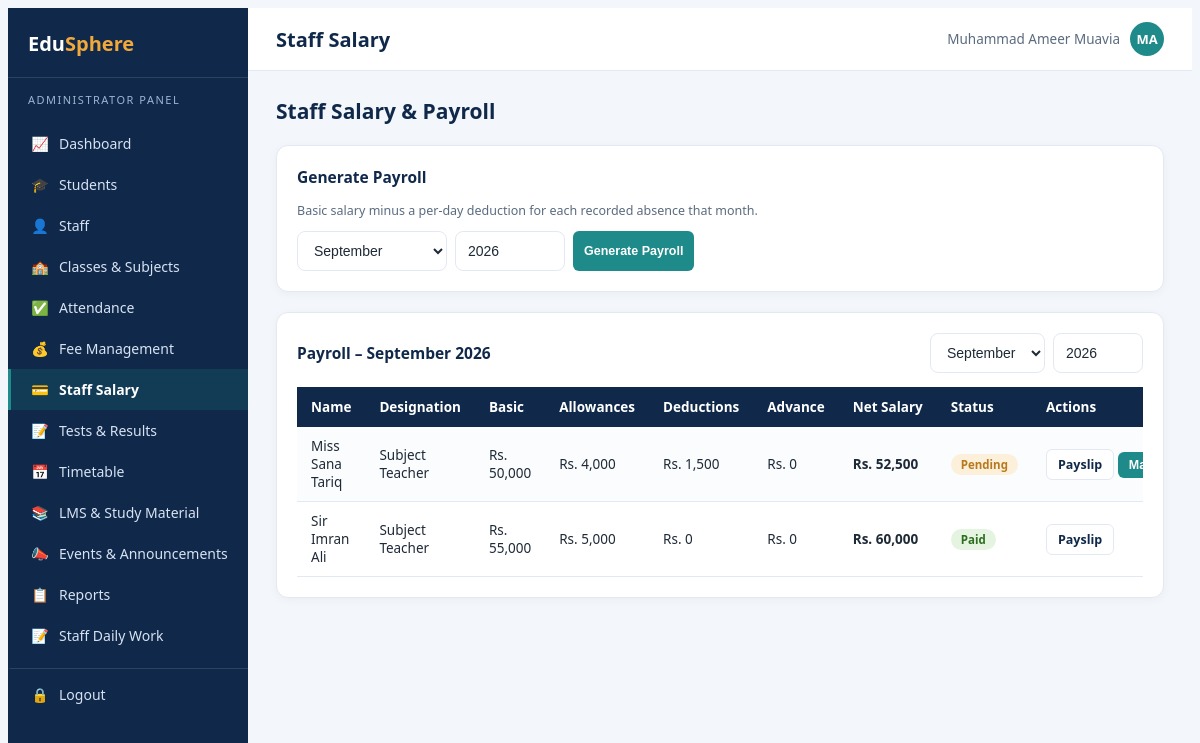
The app's page /accountant/payroll.php?month=9 (signed in) with its own data.
### tables this page shows
CREATE TABLE payroll (
    id INT PRIMARY KEY AUTO_INCREMENT,
    staff_id INT NOT NULL,
    month INT NOT NULL,
    year INT NOT NULL,
    basic DECIMAL(10,2) NOT NULL,
    allowances DECIMAL(10,2) DEFAULT 0,
    deductions DECIMAL(10,2) DEFAULT 0,
    advance DECIMAL(10,2) DEFAULT 0,
    net_salary DECIMAL(10,2) NOT NULL,
    status ENUM('Pending','Paid') DEFAULT 'Pending',
    paid_date DATE DEFAULT NULL,
    UNIQUE KEY uq_payroll (staff_id, month, year),
    FOREIGN KEY (staff_id) REFERENCES staff(id) ON DELETE CASCADE
);

CREATE TABLE users (
    id INT PRIMARY KEY AUTO_INCREMENT,
    name VARCHAR(100) NOT NULL,
    email VARCHAR(100) NOT NULL UNIQUE,
    password VARCHAR(255) NOT NULL,
    role_id INT NOT NULL,
    phone VARCHAR(20),
    photo VARCHAR(255) DEFAULT NULL,
    status ENUM('active','inactive') DEFAULT 'active',
    created_at TIMESTAMP DEFAULT CURRENT_TIMESTAMP,
    FOREIGN KEY (role_id) REFERENCES roles(id)
);

CREATE TABLE staff (
    id INT PRIMARY KEY AUTO_INCREMENT,
    user_id INT NOT NULL,
    designation VARCHAR(60) NOT NULL,
    department VARCHAR(60),
    basic_salary DECIMAL(10,2) DEFAULT 0,
    joining_date DATE DEFAULT (CURRENT_DATE),
    FOREIGN KEY (user_id) REFERENCES users(id) ON DELETE CASCADE
);

### config/functions.php (called while the page is built, shortened)
<?php
function e($str) {
    return htmlspecialchars($str ?? '', ENT_QUOTES, 'UTF-8');
}
function fmt_money($amount) {
    return 'Rs. ' . number_format((float)$amount, 0);
}
function month_name($m) {
    return date('F', mktime(0, 0, 0, (int)$m, 1));
}

### accountant/payroll.php (the view, shortened to what this page needs)
<?php
require_once '../config/db.php';
require_once '../config/functions.php';
$month = (int)($_GET['month'] ?? date('n'));
$year = (int)($_GET['year'] ?? date('Y'));
$rows = $conn->query("SELECT p.*, u.name, st.designation FROM payroll p
    JOIN staff st ON p.staff_id=st.id JOIN users u ON st.user_id=u.id
    WHERE p.month=$month AND p.year=$year ORDER BY u.name");
include '../includes/header.php';
?>
<div class="page-head"><h2>Staff Salary &amp; Payroll</h2></div>
<div class="card" style="margin-bottom:20px;">
    <div class="card-title">Generate Payroll</div>
    <p class="muted" style="font-size:12.5px;margin-bottom:12px;">Basic salary minus a per-day deduction for each recorded absence that month.</p>
    <form method="post" style="display:flex;gap:8px;flex-wrap:wrap;">
        <select class="form-control" name="gen_month" style="max-width:150px;">
            <?php for ($m=1;$m<=12;$m++): ?><option value="<?= $m ?>" <?= $m==$month?'selected':'' ?>><?= month_name($m) ?></option><?php endfor; ?>
        </select>
        <input class="form-control" type="number" name="gen_year" value="<?= $year ?>" style="max-width:110px;">
        <button class="btn btn-teal btn-sm">Generate Payroll</button>
    </form>
</div>
<div class="card">
    <div class="page-head" style="margin-bottom:14px;">
        <div class="card-title" style="margin:0;">Payroll &ndash; <?= month_name($month) ?> <?= $year ?></div>
        <form method="get" style="display:flex;gap:8px;">
            <select class="form-control btn-sm" name="month" onchange="this.form.submit()">
                <?php for ($m=1;$m<=12;$m++): ?><option value="<?= $m ?>" <?= $m==$month?'selected':'' ?>><?= month_name($m) ?></option><?php endfor; ?>
            </select>
            <input class="form-control btn-sm" type="number" name="year" value="<?= $year ?>" style="max-width:90px;" onchange="this.form.submit()">
        </form>
    </div>
    <div class="table-wrap">
    <table class="tbl">
        <tr><th>Name</th><th>Designation</th><th>Basic</th><th>Allowances</th><th>Deductions</th><th>Advance</th><th>Net Salary</th><th>Status</th><th>Actions</th></tr>
        <?php if ($rows->num_rows === 0): ?><tr><td colspan="9" class="text-center muted">No payroll generated for this month yet.</td></tr>
        <?php else: while ($r = $rows->fetch_assoc()): ?>
            <tr>
                <td><?= e($r['name']) ?></td><td><?= e($r['designation']) ?></td>
                <td><?= fmt_money($r['basic']) ?></td><td><?= fmt_money($r['allowances']) ?></td>
                <td><?= fmt_money($r['deductions']) ?></td><td><?= fmt_money($r['advance']) ?></td>
                <td><b><?= fmt_money($r['net_salary']) ?></b></td>
                <td><span class="badge <?= $r['status']==='Paid'?'badge-green':'badge-amber' ?>"><?= e($r['status']) ?></span></td>
                <td style="white-space:nowrap;">
                    <a href="../admin/payslip.php?id=<?= $r['id'] ?>" target="_blank" class="btn btn-outline btn-sm">Payslip</a>
                    <?php if ($r['status'] !== 'Paid'): ?>
                    <form method="post" style="display:inline;">
                        <button class="btn btn-teal btn-sm" onclick="return confirm('Mark this salary as paid?')">Mark Paid</button>
                    </form>
                    <?php endif; ?>
                </td>
            </tr>
        <?php endwhile; endif; ?>
    </table>
    </div>
</div>
<?php include '../includes/footer.php'; ?>

### assets/css/style.css (style rules this page uses)
:root { --navy: #10294A; --navy-light: #1B3A63; --teal: #1F8A8A; --amber: #F2A93B; --coral: #E4572E; --blue: #2F5D8C; --bg: #F3F6FA; --text: #1F2A37; --muted: #5B6B7F; --border: #E3E9F2; }
* { box-sizing: border-box; }
body { background: var(--bg); color: var(--text); font-family: 'Segoe UI', Calibri, Arial, sans-serif; font-size: 15px; }
a { text-decoration: none; }
.card { background: #fff; border-radius: 12px; border: 1px solid var(--border); box-shadow: 0 2px 10px rgba(16,41,74,0.04); padding: 20px; }
.card-title { font-weight: 700; color: var(--navy); font-size: 15.5px; margin-bottom: 14px; }
.btn { display: inline-flex; align-items: center; gap: 6px; padding: 9px 16px; border-radius: 8px; font-size: 13.5px; font-weight: 600; border: none; cursor: pointer; text-decoration: none; }
.btn-teal { background: var(--teal); color: #fff; }
.btn-outline { background: #fff; color: var(--navy); border: 1px solid var(--border); }
.btn-sm { padding: 6px 11px; font-size: 12.5px; border-radius: 6px; }
.form-control { width: 100%; padding: 10px 12px; border: 1px solid var(--border); border-radius: 8px; font-size: 14px; background: #fff; color: var(--text); }
.table-wrap { overflow-x: auto; }
table.tbl { width: 100%; border-collapse: collapse; font-size: 13.5px; }
table.tbl th { background: var(--navy); color: #fff; text-align: left; padding: 11px 14px; font-weight: 600; white-space: nowrap; }
table.tbl td { padding: 10px 14px; border-bottom: 1px solid var(--border); vertical-align: middle; }
table.tbl tr:nth-child(even) td { background: #FAFCFE; }
.badge { display: inline-block; padding: 3px 10px; border-radius: 20px; font-size: 11.5px; font-weight: 700; }
.badge-green { background: #E5F3E1; color: #2C6E1F; }
.badge-amber { background: #FDF0DA; color: #B7791F; }
.page-head { display: flex; justify-content: space-between; align-items: center; margin-bottom: 20px; flex-wrap: wrap; gap: 10px; }
.page-head h2 { font-size: 21px; font-weight: 700; color: var(--navy); margin: 0; }
.muted { color: var(--muted); }

### records on screen
payroll: users.name "Miss Sana Tariq", staff.designation "Subject Teacher", basic "Rs. 50,000", allowances "Rs. 4,000", deductions "Rs. 1,500", advance "Rs. 0", net_salary "Rs. 52,500", status "Pending"
payroll: users.name "Sir Imran Ali", staff.designation "Subject Teacher", basic "Rs. 55,000", allowances "Rs. 5,000", deductions "Rs. 0", advance "Rs. 0", net_salary "Rs. 60,000", status "Paid"

### other values on screen
$roleLabels[$role] "ADMINISTRATOR"
$item[2] "📈"
$item[1] "Dashboard"
$item[2] "🎓"
$item[1] "Students"
$item[2] "👤"
$item[1] "Staff"
$item[2] "🏫"
$item[1] "Classes & Subjects"
$item[2] "✅"
$item[1] "Attendance"
$item[2] "💰"
$item[1] "Fee Management"
$item[2] "💳"
$item[1] "Staff Salary"
